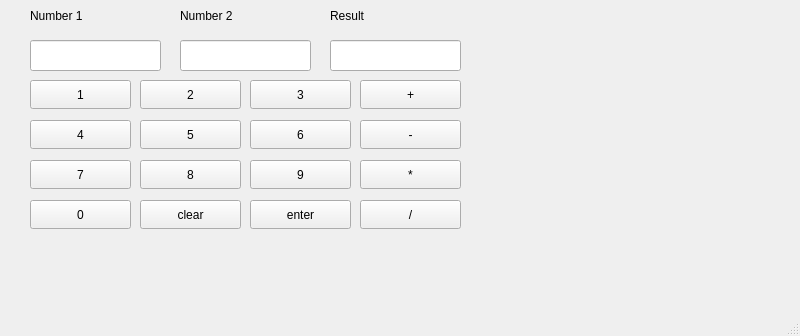
<?xml version="1.0" encoding="UTF-8"?>
<ui version="4.0">
 <class>MainWindow</class>
 <widget class="QMainWindow" name="MainWindow">
  <property name="geometry">
   <rect>
    <x>0</x>
    <y>0</y>
    <width>800</width>
    <height>336</height>
   </rect>
  </property>
  <property name="windowTitle">
   <string>MainWindow</string>
  </property>
  <widget class="QWidget" name="centralwidget">
   <widget class="QLabel" name="label_2">
    <property name="geometry">
     <rect>
      <x>330</x>
      <y>0</y>
      <width>131</width>
      <height>31</height>
     </rect>
    </property>
    <property name="text">
     <string>Result</string>
    </property>
   </widget>
   <widget class="QLineEdit" name="lineNum1">
    <property name="geometry">
     <rect>
      <x>30</x>
      <y>40</y>
      <width>131</width>
      <height>31</height>
     </rect>
    </property>
   </widget>
   <widget class="QLineEdit" name="lineResult">
    <property name="geometry">
     <rect>
      <x>330</x>
      <y>40</y>
      <width>131</width>
      <height>31</height>
     </rect>
    </property>
   </widget>
   <widget class="QLineEdit" name="lineNum2">
    <property name="geometry">
     <rect>
      <x>180</x>
      <y>40</y>
      <width>131</width>
      <height>31</height>
     </rect>
    </property>
   </widget>
   <widget class="QLabel" name="label_3">
    <property name="geometry">
     <rect>
      <x>180</x>
      <y>0</y>
      <width>131</width>
      <height>31</height>
     </rect>
    </property>
    <property name="text">
     <string>Number 2</string>
    </property>
   </widget>
   <widget class="QLabel" name="label_4">
    <property name="geometry">
     <rect>
      <x>30</x>
      <y>0</y>
      <width>131</width>
      <height>31</height>
     </rect>
    </property>
    <property name="text">
     <string>Number 1</string>
    </property>
   </widget>
   <widget class="QPushButton" name="btnNum1">
    <property name="geometry">
     <rect>
      <x>30</x>
      <y>80</y>
      <width>101</width>
      <height>29</height>
     </rect>
    </property>
    <property name="text">
     <string>1</string>
    </property>
   </widget>
   <widget class="QPushButton" name="btnAdd">
    <property name="geometry">
     <rect>
      <x>360</x>
      <y>80</y>
      <width>101</width>
      <height>29</height>
     </rect>
    </property>
    <property name="text">
     <string>+</string>
    </property>
   </widget>
   <widget class="QPushButton" name="btnNum3">
    <property name="geometry">
     <rect>
      <x>250</x>
      <y>80</y>
      <width>101</width>
      <height>29</height>
     </rect>
    </property>
    <property name="text">
     <string>3</string>
    </property>
   </widget>
   <widget class="QPushButton" name="btnNum2">
    <property name="geometry">
     <rect>
      <x>140</x>
      <y>80</y>
      <width>101</width>
      <height>29</height>
     </rect>
    </property>
    <property name="text">
     <string>2</string>
    </property>
   </widget>
   <widget class="QPushButton" name="btnNum4">
    <property name="geometry">
     <rect>
      <x>30</x>
      <y>120</y>
      <width>101</width>
      <height>29</height>
     </rect>
    </property>
    <property name="text">
     <string>4</string>
    </property>
   </widget>
   <widget class="QPushButton" name="btnNum5">
    <property name="geometry">
     <rect>
      <x>140</x>
      <y>120</y>
      <width>101</width>
      <height>29</height>
     </rect>
    </property>
    <property name="text">
     <string>5</string>
    </property>
   </widget>
   <widget class="QPushButton" name="btnNum6">
    <property name="geometry">
     <rect>
      <x>250</x>
      <y>120</y>
      <width>101</width>
      <height>29</height>
     </rect>
    </property>
    <property name="text">
     <string>6</string>
    </property>
   </widget>
   <widget class="QPushButton" name="btnSub">
    <property name="geometry">
     <rect>
      <x>360</x>
      <y>120</y>
      <width>101</width>
      <height>29</height>
     </rect>
    </property>
    <property name="text">
     <string>-</string>
    </property>
   </widget>
   <widget class="QPushButton" name="btnNum7">
    <property name="geometry">
     <rect>
      <x>30</x>
      <y>160</y>
      <width>101</width>
      <height>29</height>
     </rect>
    </property>
    <property name="text">
     <string>7</string>
    </property>
   </widget>
   <widget class="QPushButton" name="btnNum0">
    <property name="geometry">
     <rect>
      <x>30</x>
      <y>200</y>
      <width>101</width>
      <height>29</height>
     </rect>
    </property>
    <property name="text">
     <string>0</string>
    </property>
   </widget>
   <widget class="QPushButton" name="btnNum8">
    <property name="geometry">
     <rect>
      <x>140</x>
      <y>160</y>
      <width>101</width>
      <height>29</height>
     </rect>
    </property>
    <property name="text">
     <string>8</string>
    </property>
   </widget>
   <widget class="QPushButton" name="btnClear">
    <property name="geometry">
     <rect>
      <x>140</x>
      <y>200</y>
      <width>101</width>
      <height>29</height>
     </rect>
    </property>
    <property name="text">
     <string>clear</string>
    </property>
   </widget>
   <widget class="QPushButton" name="btnNum9">
    <property name="geometry">
     <rect>
      <x>250</x>
      <y>160</y>
      <width>101</width>
      <height>29</height>
     </rect>
    </property>
    <property name="text">
     <string>9</string>
    </property>
   </widget>
   <widget class="QPushButton" name="btnEnter">
    <property name="geometry">
     <rect>
      <x>250</x>
      <y>200</y>
      <width>101</width>
      <height>29</height>
     </rect>
    </property>
    <property name="text">
     <string>enter</string>
    </property>
   </widget>
   <widget class="QPushButton" name="btnMul">
    <property name="geometry">
     <rect>
      <x>360</x>
      <y>160</y>
      <width>101</width>
      <height>29</height>
     </rect>
    </property>
    <property name="text">
     <string>*</string>
    </property>
   </widget>
   <widget class="QPushButton" name="btnDiv">
    <property name="geometry">
     <rect>
      <x>360</x>
      <y>200</y>
      <width>101</width>
      <height>29</height>
     </rect>
    </property>
    <property name="text">
     <string>/</string>
    </property>
   </widget>
   <zorder>btnNum5</zorder>
   <zorder>label_2</zorder>
   <zorder>lineNum1</zorder>
   <zorder>lineResult</zorder>
   <zorder>lineNum2</zorder>
   <zorder>label_3</zorder>
   <zorder>label_4</zorder>
   <zorder>btnNum1</zorder>
   <zorder>btnAdd</zorder>
   <zorder>btnNum3</zorder>
   <zorder>btnNum2</zorder>
   <zorder>btnNum4</zorder>
   <zorder>btnNum6</zorder>
   <zorder>btnSub</zorder>
   <zorder>btnNum7</zorder>
   <zorder>btnNum0</zorder>
   <zorder>btnNum8</zorder>
   <zorder>btnClear</zorder>
   <zorder>btnNum9</zorder>
   <zorder>btnEnter</zorder>
   <zorder>btnMul</zorder>
   <zorder>btnDiv</zorder>
  </widget>
  <widget class="QMenuBar" name="menubar">
   <property name="geometry">
    <rect>
     <x>0</x>
     <y>0</y>
     <width>800</width>
     <height>25</height>
    </rect>
   </property>
  </widget>
  <widget class="QStatusBar" name="statusbar"/>
 </widget>
 <resources/>
 <connections/>
</ui>
